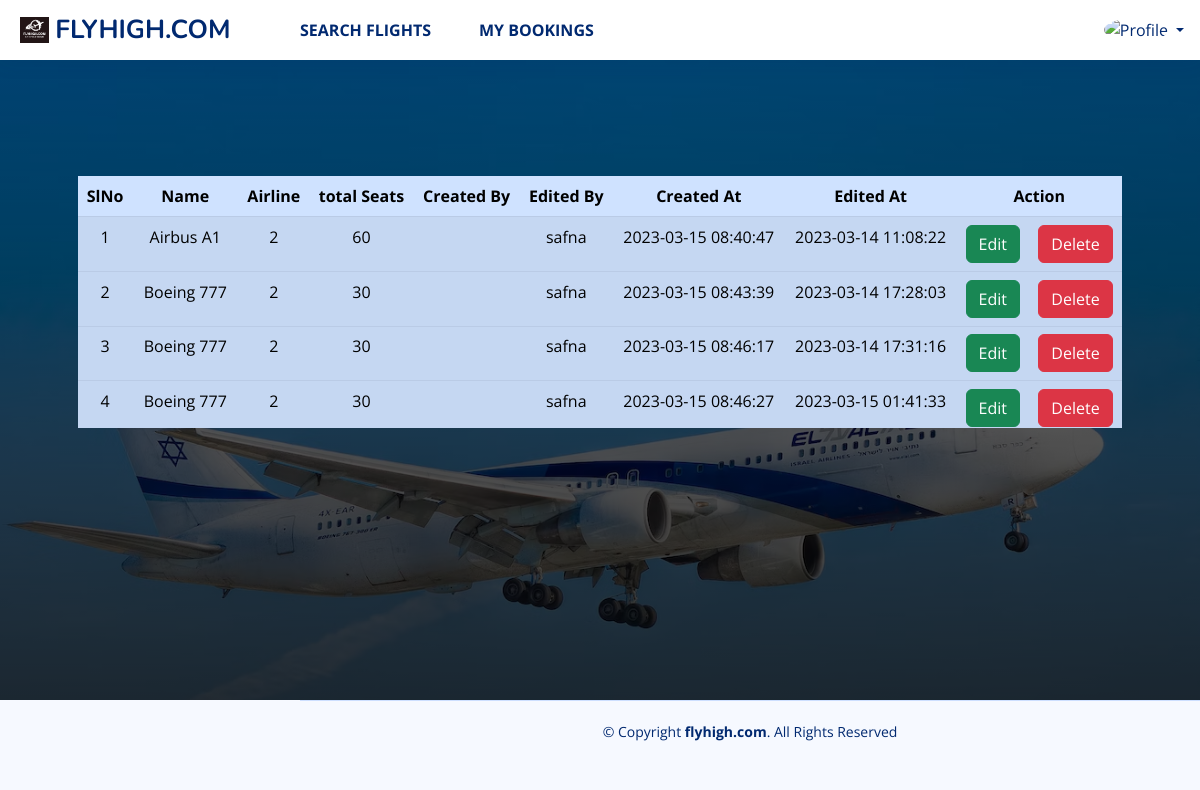
The app's page /user/flight.php with its own data.
### tables this page shows
CREATE TABLE `flight` (
  `id` int(11) NOT NULL,
  `name` varchar(50) NOT NULL,
  `airline_id` int(11) NOT NULL,
  `total_seat` int(30) NOT NULL,
  `created_at` timestamp NOT NULL DEFAULT CURRENT_TIMESTAMP ON UPDATE CURRENT_TIMESTAMP,
  `created_by` varchar(50) NOT NULL,
  `edited_at` timestamp NOT NULL DEFAULT CURRENT_TIMESTAMP,
  `edited_by` varchar(50) NOT NULL
);

### user/connection.php (called while the page is built, shortened)
<?php
    $user="root";
?>

### user/flight.php (the view, shortened to what this page needs)
<?php
    require 'connection.php';
    $sql='SELECT * FROM flight';
    $statement=$connection->prepare($sql);
    $statement->execute();
    $flights=$statement->fetchAll(PDO::FETCH_OBJ);
?>
<?php  require 'header.php'; ?>
<div class="w-100 mt-5 p-5 overflow-scroll overflow-x-hidden" style="height:300px">
    <table class="table table-primary table-striped text-center">
        <thead>
            <tr>
                <th>
                    SlNo
                </th>
                <th>
                    Name
                </th>
                <th>
                    Airline
                </th>
                <th>
                    total Seats
                </th>
                <th>
                    Created By
                </th>
                <th>
                    Edited By
                </th>
                <th>
                    Created At
                </th>
                <th>
                    Edited At
                </th>
                <th colspan="2">Action</th>
            </tr>
        </thead>
        <tbody>
            <?php
            $i=1;
             foreach($flights as $flight): ?>
                <tr>
                    <td><?= $i ?></td>
                    <td><?= $flight->name ?></td>
                    <td><?= $flight->airline_id ?></td>
                    <td><?= $flight->total_seat ?></td>
                    <td><?= $flight->created_by ?></td>
                    <td><?= $flight->edited_by ?></td>
                    <td><?= $flight->created_at ?></td>
                    <td><?= $flight->edited_at ?></td>
                    <td ><a href="edit.php?id=<?php echo $flight->id; ?>" class="btn btn-success" target="_blank">Edit</a></td>
                    <td><a href="delete.php?"class="btn btn-danger"onclick="return confirm('Are you sure?');">Delete</a>
                </td>
                </tr>
            <tr>
            <?php
            $i=$i+1;
             endforeach ?>
        </tbody>
    </table>
</div>
<?php
    require 'footer.php';
?>

### user/header.php (shortened to what this page needs)
<!DOCTYPE html>
<html lang="en">
    <head>
        <link
            href="assets/vendor/bootstrap-icons/bootstrap-icons.css"
            rel="stylesheet"
        />
        <link href="https://cdn.jsdelivr.net/npm/bootstrap@5.3.0-alpha1/dist/css/bootstrap.min.css" rel="stylesheet">
        <link href="assets/css/style.css" rel="stylesheet" />
        <link href="../assets/css/style.css" rel="stylesheet" />
    </head>
    <body>
        <header id="header" class="header fixed-top d-flex align-items-center">
            <div class="d-flex align-items-center justify-content-between">
                <a href="index.html" class="logo d-flex align-items-center">
                    <img src="images/logo1.png" alt="" />
                    <span class="d-none d-lg-block">FLYHIGH.COM </span>
                </a>
            </div>
             <a href="../../index.php" class="text-decoration-none sbtn fw-bold me-5">SEARCH FLIGHTS</a>
             <a href="pages/view-bookings.php" class="text-decoration-none sbtn fw-bold">MY BOOKINGS</a>
            <nav class="header-nav ms-auto">
                <ul class="d-flex align-items-center">
                    <li class="nav-item dropdown pe-3">
                        <a
                            class="nav-link nav-profile d-flex align-items-center pe-0"
                            href="#"
                            data-bs-toggle="dropdown"
                        >
                            <img
                                src="../uploads/<?=$user->photo?>""
                                alt="Profile"
                                class="rounded-circle"
                            />
                            <span class="d-none d-md-block dropdown-toggle ps-2"
                                ><?=$user->name?></span
                            > </a
                        >
                    </li>
                </ul>
            </nav>
        </header>
            <main id="main" class="main w-100 mx-auto ">

### user/footer.php (shortened to what this page needs)
</main>
<footer id="footer" class="footer">
            <div class="copyright text-center">
                &copy; Copyright <strong><span>flyhigh.com</span></strong
                >. All Rights Reserved
            </div>
        </footer>
    </body>
</html>

### user/assets/css/style.css (style rules this page uses)
:root { scroll-behavior: smooth; }
body { font-family: "Open Sans", sans-serif; background: #f6f9ff; color: #444444; }
a { color: #4154f1; text-decoration: none; }
#main { margin-top: 60px; padding: 20px 30px; transition: all 0.3s; min-height: 80vh; background-image: linear-gradient(rgba(0, 0, 0, 0.5), rgba(0, 0, 0, 0.8)), url("../img/userplane.avif"); background-size: cover; background-repeat: no-repeat; background-position: center; }
.logo { line-height: 1; }
@media (min-width: 1200px) { .logo { width: 280px; } }
.logo img { max-height: 26px; margin-right: 6px; }
.logo span { font-size: 26px; font-weight: 700; color: #012970; font-family: "Nunito", sans-serif; }
.header { transition: all 0.5s; z-index: 997; height: 60px; box-shadow: 0px 2px 20px rgba(1, 41, 112, 0.1); background-color: #fff; padding-left: 20px; }
.header-nav ul { list-style: none; }
.header-nav > ul { margin: 0; padding: 0; }
.header-nav .nav-profile { color: #012970; }
.header-nav .nav-profile img { max-height: 36px; }
.header-nav .nav-profile span { font-size: 14px; font-weight: 600; }
.sbtn { color:#012970; }
.footer { padding: 20px 0; font-size: 14px; transition: all 0.3s; }
.footer .copyright { text-align: center; color: #012970; }

### css/style.css (style rules this page uses)
:root { scroll-behavior: smooth; }
body { font-family: "Open Sans", sans-serif; background: #f6f9ff; color: #444444; }
a { color: #4154f1; text-decoration: none; }
#main { margin-top: 60px; padding: 20px 30px; transition: all 0.3s; }
.logo { line-height: 1; }
@media (min-width: 1200px) { .logo { width: 280px; } }
.logo img { max-height: 26px; margin-right: 6px; }
.logo span { font-size: 26px; font-weight: 700; color: #012970; font-family: "Nunito", sans-serif; }
.header { transition: all 0.5s; z-index: 997; height: 60px; box-shadow: 0px 2px 20px rgba(1, 41, 112, 0.1); background-color: #fff; padding-left: 20px; }
.header-nav ul { list-style: none; }
.header-nav>ul { margin: 0; padding: 0; }
.header-nav .nav-profile { color: #012970; }
.header-nav .nav-profile img { max-height: 36px; }
.header-nav .nav-profile span { font-size: 14px; font-weight: 600; }
@media (min-width: 1200px) { #main, #footer { margin-left: 300px; } }
.footer { padding: 20px 0; font-size: 14px; transition: all 0.3s; border-top: 1px solid #cddfff; }
.footer .copyright { text-align: center; color: #012970; }

### records on screen
flight: name "Airbus A1", airline "2", total_seat "60", edited_by "safna", created_at "2023-03-15 08:40:47", edited_at "2023-03-14 11:08:22"
flight: name "Boeing 777", airline "2", total_seat "30", edited_by "safna", created_at "2023-03-15 08:43:39", edited_at "2023-03-14 17:28:03"
flight: name "Boeing 777", airline "2", total_seat "30", edited_by "safna", created_at "2023-03-15 08:46:17", edited_at "2023-03-14 17:31:16"
flight: name "Boeing 777", airline "2", total_seat "30", edited_by "safna", created_at "2023-03-15 08:46:27", edited_at "2023-03-15 01:41:33"
